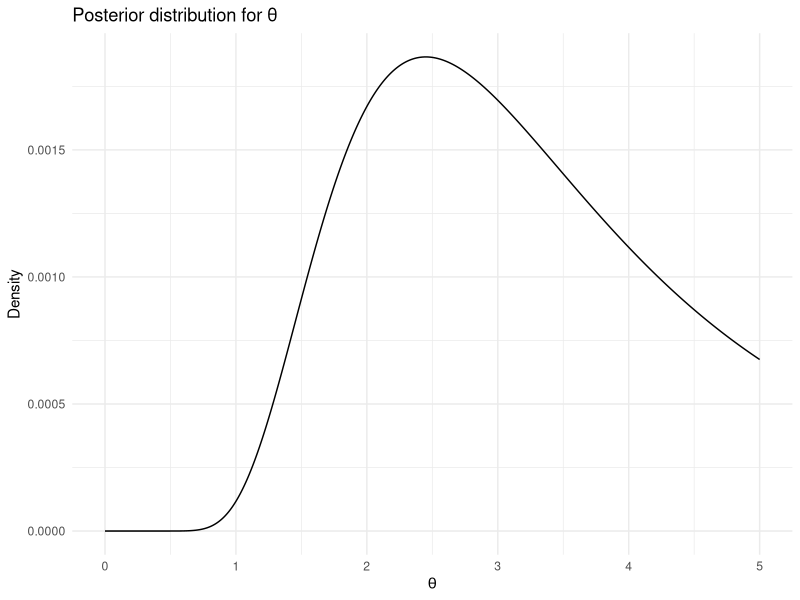

Here is the R script that generated this plot:
library(ggplot2)

# Observed failure times
data <- c(0.66, 2.30, 1.98, 1.49, 0.62)

# Weibull log-likelihood function
log_likelihood_weibull <- function(x, theta) {
  kappa <- 2 # shape parameter
  # Prevent taking sqrt of negative number
  if (theta <= 0) {
    return(-Inf)
  }
  lambda <- sqrt(theta) # scale parameter as the square root of theta
  # Weibull log-likelihood for a vector of x and single theta
  log_likelihood <- log(kappa) - log(lambda) + (kappa - 1) * log(x) - (kappa - 1) * log(lambda) - (x / lambda)^kappa
  # Sum of log-likelihoods for all x due to independence
  sum(log_likelihood)
}

# Prior parameters for Unif(0, 5)
a <- 0
b <- 5
prior_unif <- function(theta) {
  ifelse(theta >= a & theta <= b, log(1 / (b - a)), -Inf) # log Uniform density function
}

# Discretize the parameter space for theta
theta_values <- seq(a, b, length.out = 1000) # 1000 points from 0 to 5

# Compute the unnormalized log-posterior for each theta value
log_posterior_unnormalized <- sapply(theta_values, function(theta) {
  log_likelihood_weibull(data, theta) + prior_unif(theta)
})

# Convert log-posterior to actual values avoiding underflow
max_log_posterior <- max(log_posterior_unnormalized, na.rm = TRUE)
posterior_unnormalized <- exp(log_posterior_unnormalized - max_log_posterior)

# Normalize the posterior so it sums to 1
posterior_normalized <- posterior_unnormalized / sum(posterior_unnormalized)

# Create a data frame for plotting
posterior_df <- data.frame(theta = theta_values, posterior = posterior_normalized)

# Plot the posterior
ggplot(posterior_df, aes(x = theta, y = posterior)) +
  geom_line() +
  labs(title = "Posterior distribution for θ", x = expression(theta), y = "Density") +
  theme_minimal()
